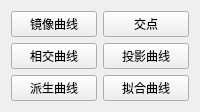
                <widget class="QWidget" name="page_2">
                 <layout class="QGridLayout" name="gridLayout_8">
                  <item row="0" column="0">
                   <widget class="QPushButton" name="pushButton_16">
                    <property name="text">
                     <string>镜像曲线</string>
                    </property>
                   </widget>
                  </item>
                  <item row="0" column="1">
                   <widget class="QPushButton" name="pushButton_18">
                    <property name="text">
                     <string>交点</string>
                    </property>
                   </widget>
                  </item>
                  <item row="1" column="0">
                   <widget class="QPushButton" name="pushButton_19">
                    <property name="text">
                     <string>相交曲线</string>
                    </property>
                   </widget>
                  </item>
                  <item row="1" column="1">
                   <widget class="QPushButton" name="pushButton_20">
                    <property name="text">
                     <string>投影曲线</string>
                    </property>
                   </widget>
                  </item>
                  <item row="2" column="0">
                   <widget class="QPushButton" name="pushButton_21">
                    <property name="text">
                     <string>派生曲线</string>
                    </property>
                   </widget>
                  </item>
                  <item row="2" column="1">
                   <widget class="QPushButton" name="pushButton_22">
                    <property name="text">
                     <string>拟合曲线</string>
                    </property>
                   </widget>
                  </item>
                 </layout>
                </widget>
